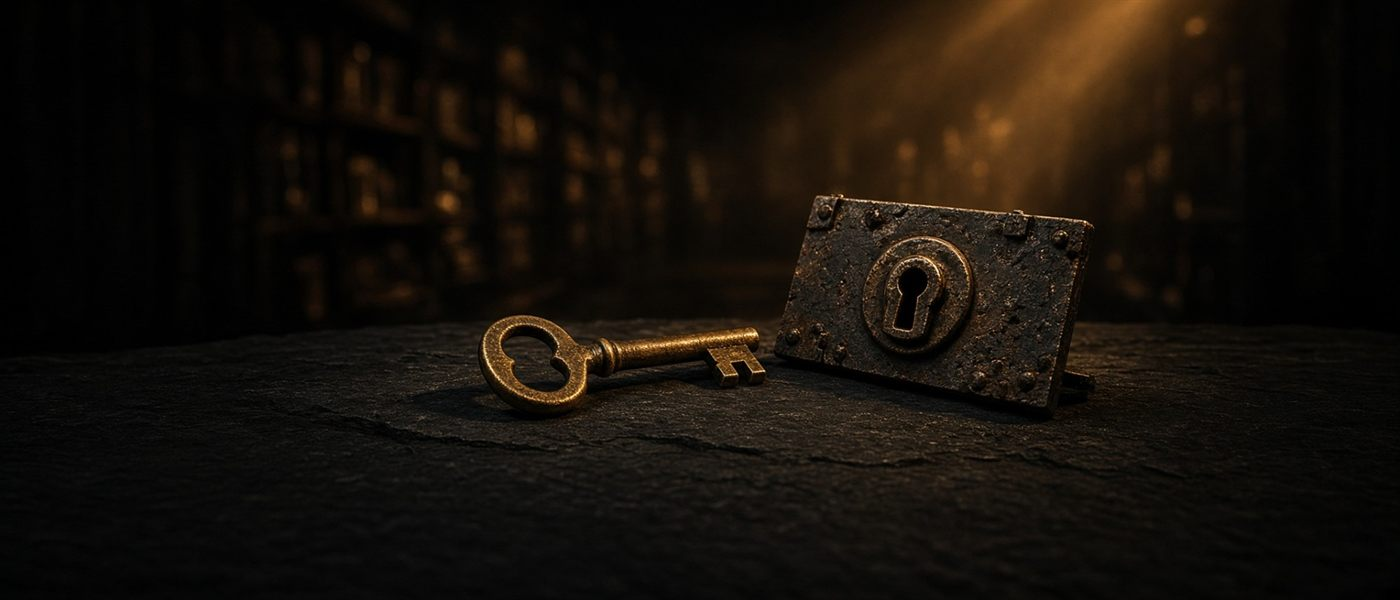
#> input picture assets/images/tile-pro.jpg, 1400 x 600 px, given as the content of the folder ../../assets/images/tile-pro.jpg, which was not available
$ python contact_sheet.py ../../assets/images/tile-pro.jpg ../../assets/images/tile-scenarios.jpg
#> lines starting #> are read from the running program, lines starting #| are printed output that depends on the picture; pictures that were not available may be replaced by others from this repository, and a replacement may not be noted
"""python contact_sheet.py <folder of jpgs> <out.jpg> — labelled grid for reviewing assets."""
import sys, glob, os
from PIL import Image, ImageDraw, ImageFont
src, out = sys.argv[1], sys.argv[2]
files = sorted(glob.glob(os.path.join(src, '*.jpg')))
W, H, C = 380, 400, 6
R = (len(files) + C - 1) // C
sheet = Image.new('RGB', (W * C, H * R), 'black'); d = ImageDraw.Draw(sheet)
#> after `sheet = Image.new('RGB', (W * C, H * R), 'black')`: sheet: PIL image 2280x400 RGB; every value is 0
f = ImageFont.truetype('C:/Windows/Fonts/arial.ttf', 20)
for i, p in enumerate(files):
    im = Image.open(p).convert('RGB'); im.thumbnail((W - 10, H - 40))
#> further down, im is the input picture: PIL image 1400x600 RGB; mean R, G, B 21.3, 15.9, 9.9
    x, y = (i % C) * W, (i // C) * H
    sheet.paste(im, (x + (W - im.width) // 2, y + 5))
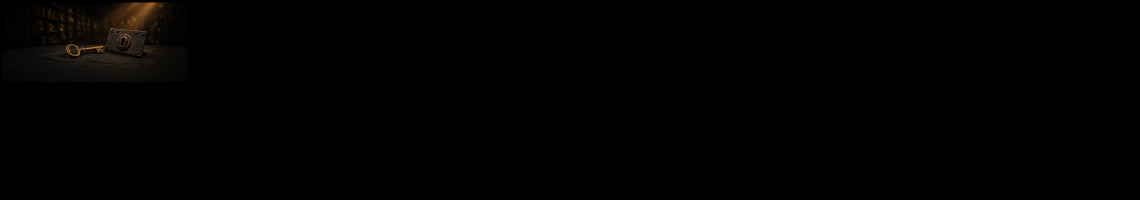
#> sheet: PIL image 2280x400 RGB (shown at 1/2 size); mean R, G, B 1.4, 1, 0.6
    d.text((x + 6, y + H - 30), os.path.basename(p), fill='yellow', font=f)
sheet.save(out, quality=85)
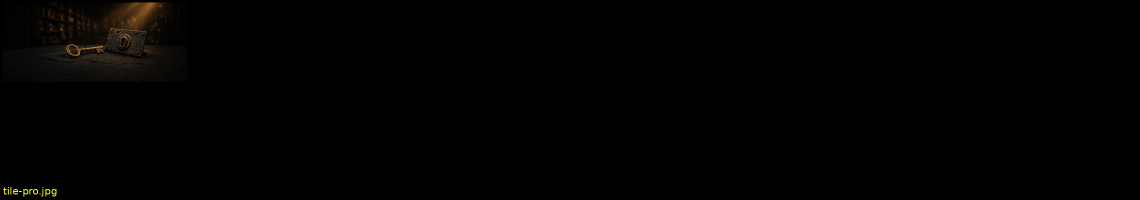
#> saved as tile-scenarios.jpg: PIL image 2280x400 RGB (shown at 1/2 size); mean R, G, B 1.5, 1.2, 0.6

$ run again, on assets/images/tile-scenarios.jpg
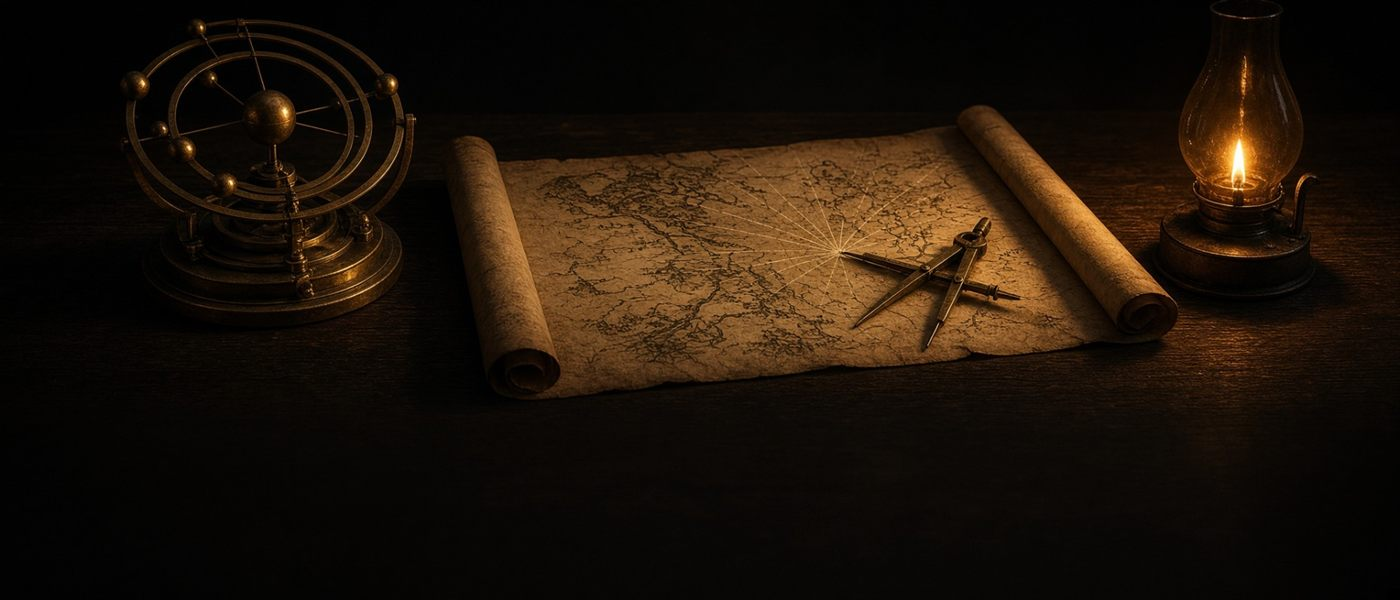
#> input picture assets/images/tile-scenarios.jpg, 1400 x 600 px, given as the content of the folder ../../assets/images/tile-scenarios.jpg, which was not available
#> im is the input picture: PIL image 1400x600 RGB; mean R, G, B 29.4, 18.9, 9.1
#> im: PIL image 370x159 RGB
#> `sheet.paste(im, (x + (W - im.width) // 2, y + 5))`:
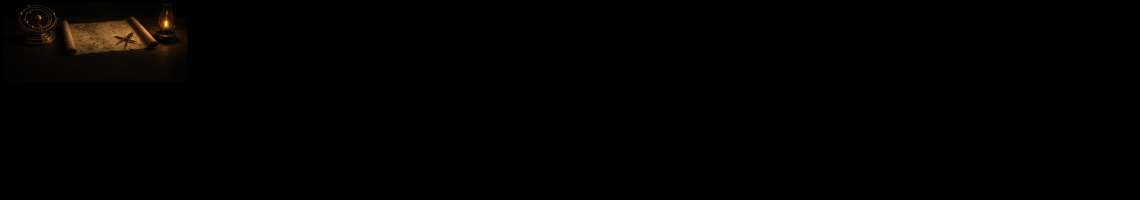
#> sheet: PIL image 2280x400 RGB (shown at 1/2 size); mean R, G, B 1.9, 1.2, 0.6
#> `sheet.save(out, quality=85)`:
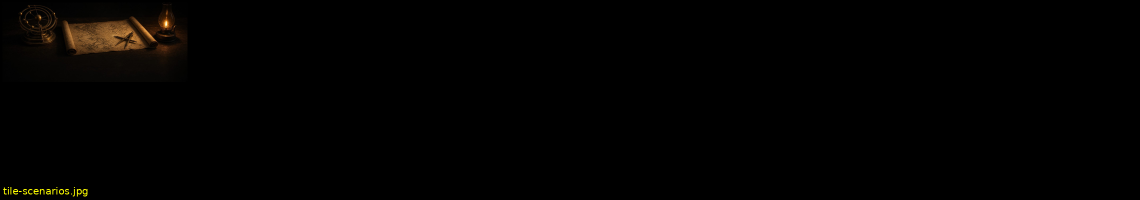
#> saved as tile-scenarios.jpg: PIL image 2280x400 RGB (shown at 1/2 size); mean R, G, B 2.1, 1.4, 0.6

$ run again, on assets/images/tile-today.jpg
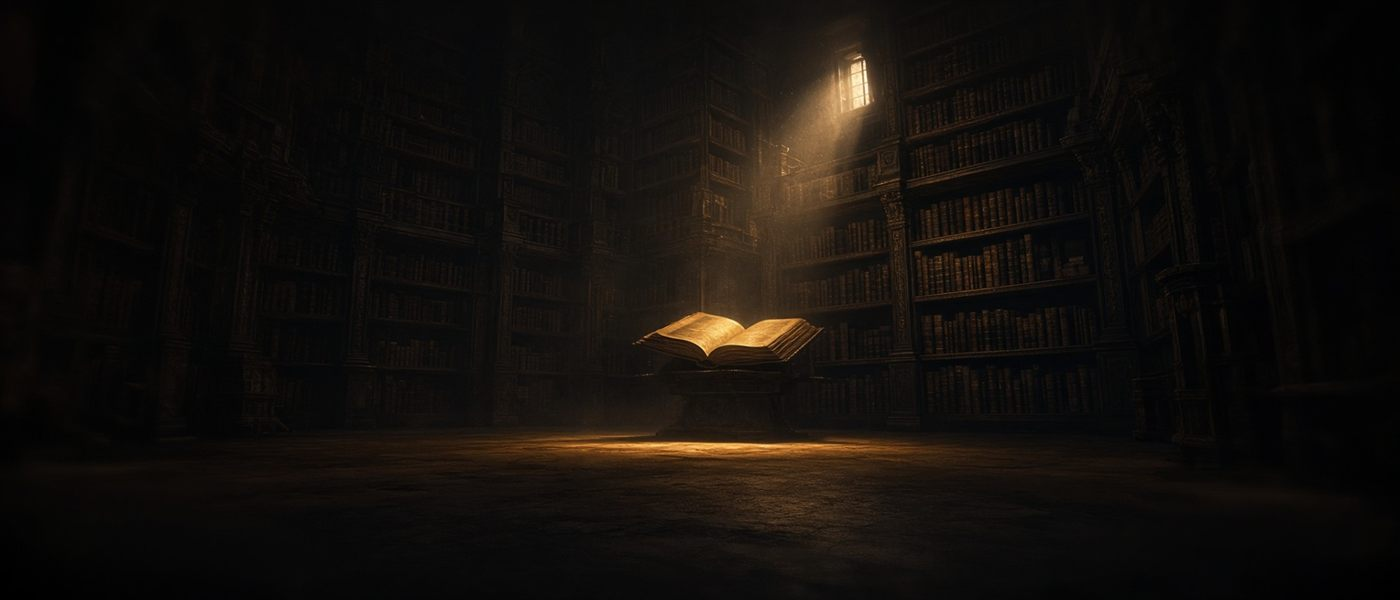
#> input picture assets/images/tile-today.jpg, 1400 x 600 px, given as the content of the folder ../../assets/images/tile-today.jpg, which was not available
#> im is the input picture: PIL image 1400x600 RGB; mean R, G, B 18.9, 15.1, 11.5
#> im: PIL image 370x159 RGB
#> `sheet.paste(im, (x + (W - im.width) // 2, y + 5))`:
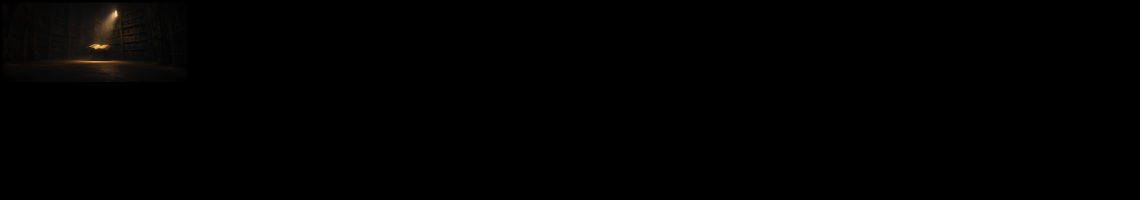
#> sheet: PIL image 2280x400 RGB (shown at 1/2 size); mean R, G, B 1.2, 1, 0.7
#> `sheet.save(out, quality=85)`:
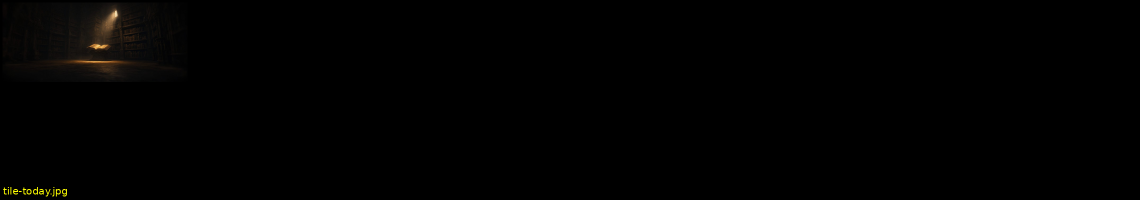
#> saved as tile-today.jpg: PIL image 2280x400 RGB (shown at 1/2 size); mean R, G, B 1.4, 1.1, 0.7
